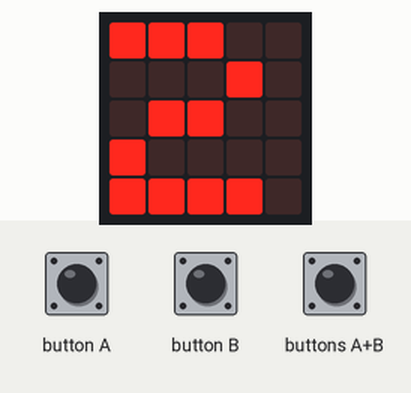
Simulated run of this program. Board: BBC micro:bit (MakeCode). On the bench: the board's 5×5 LED display. The test bench sets the inputs (shaded band).

Above: at 0.8 s.
At 3.4 s:
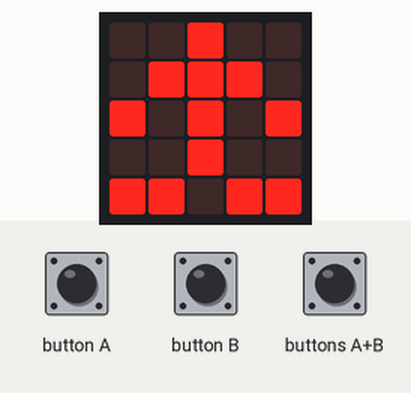
3.5 s: button A pressed for 0.15 s
At 4.11 s:
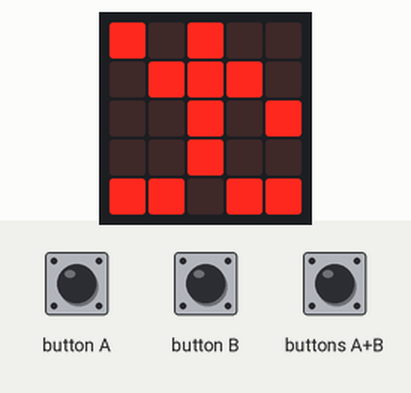
5.8 s: button B pressed for 0.15 s
At 6.17 s:
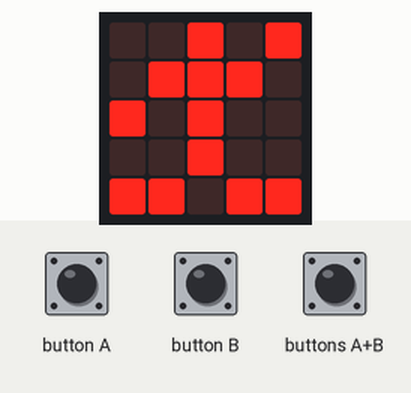
7.8 s: buttons A+B pressed for 0.15 s
At 8.23 s:
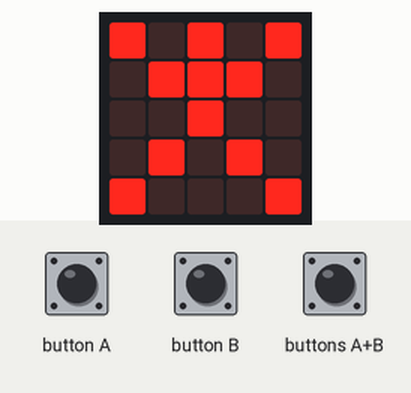
Timing chart, 0 to 10.8 s (numbered marks = the images above; inputs shaded):
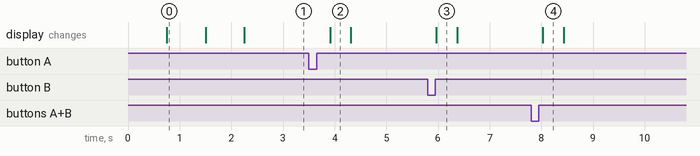

The program:

main.ts
```typescript
input.onButtonPressed(Button.A, function () {
    basic.showLeds(`
        # . # . .
        . # # # .
        . . # . #
        . . # . .
        # # . # #
        `)
})
input.onButtonPressed(Button.AB, function () {
    basic.showLeds(`
        # . # . #
        . # # # .
        . . # . .
        . # . # .
        # . . . #
        `)
})
input.onButtonPressed(Button.B, function () {
    basic.showLeds(`
        . . # . #
        . # # # .
        # . # . .
        . . # . .
        # # . # #
        `)
})
basic.showNumber(3)
basic.showNumber(2)
basic.showNumber(1)
basic.forever(function () {
    basic.showLeds(`
        . . # . .
        . # # # .
        # . # . #
        . . # . .
        # # . # #
        `)
})
```

test.ts
```typescript
// ide kerülnek a tesztek; a rendszer ezt nem kompilálja, ha a csomagot bővítményként használják.
```

Measured:
- after the input at 3.5 s, the display: changes after 0.41 s (image 2)
- after the input at 5.8 s, the display: changes after 0.17 s (image 3)
- after the input at 7.8 s, the display: changes after 0.23 s (image 4)
- what the display in image 0 shows lasts 0.7 s, from 0.8 s to 1.5 s
- what the display in image 2 shows lasts 0.4 s, from 3.9 s to 4.3 s
